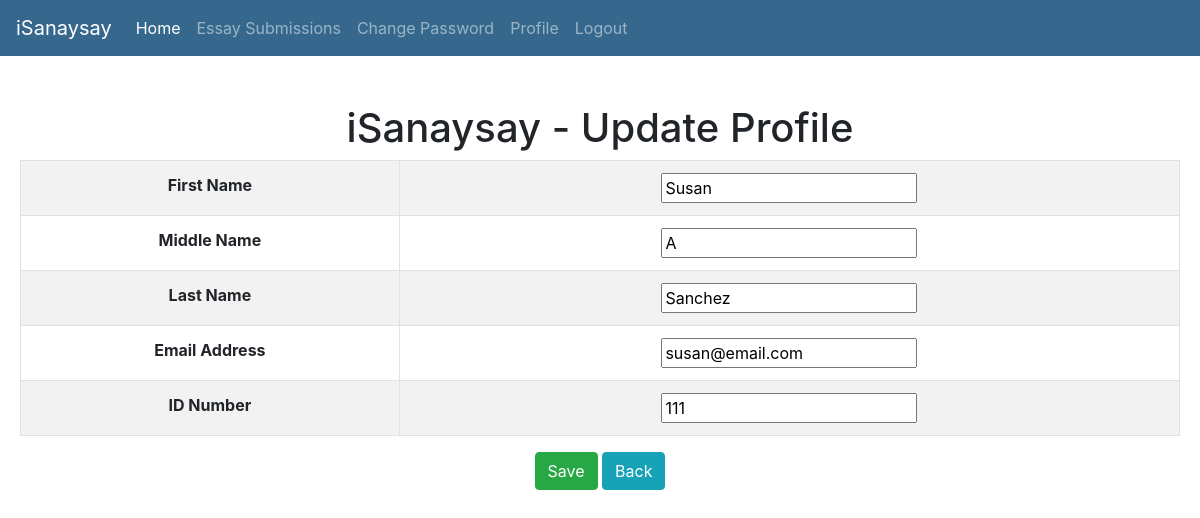
The app's page /isanaysay/update_profile/2 (signed in), older data.
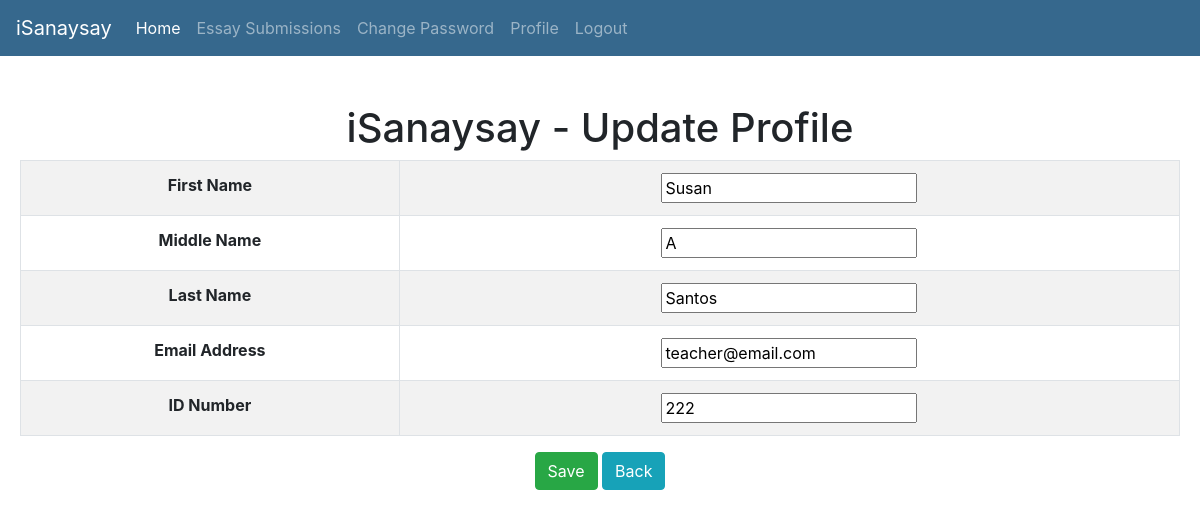
The same page, newer data.
### users/models.py (models this page shows)
class CustomUser(AbstractUser):
    pass
    isStudent_Choices = (
        ('S', 'Student'),
        ('T', 'Teacher'),
    )
    first_name = models.CharField(verbose_name="First Name", max_length=100, default="")
    middle_name = models.CharField(verbose_name="Middle Name", max_length=100, default="")
    last_name = models.CharField(verbose_name="Last Name", max_length=100, default="")
    email_address = models.CharField(verbose_name="Email Address", max_length=100, default="some@email.com")
    id_number = models.CharField(verbose_name="ID Number", max_length=50, default="")
    isStudent = models.CharField(max_length=1,choices=isStudent_Choices, default='S', verbose_name="Student or Teacher")
    def __str__(self):
        return self.first_name + " " + self.middle_name + " " + self.last_name

### users/views.py (the view)
# urls.py: url(r'^update_profile/(?P<user_id>\d+)$', update_profile, name='update-profile'),
def update_profile(request, user_id):
    template = "update_profile.html"
    user = CustomUser.objects.get(id=int(user_id))
    print(user)
    if request.method == "POST":
        form = CustomUserChangeForm(request.POST, instance=user)
        print(form.is_valid())
        if form.is_valid():
            form.save()
            context = {
                'update_profile_form': CustomUserChangeForm(instance=user),
            }
    else:
        context = {
            'update_profile_form': CustomUserChangeForm(instance=user),
        }
    return render(request, template, context)

### users/forms.py
class CustomUserChangeForm(UserChangeForm):
    class Meta:
        model = CustomUser
        fields = ('email', 'first_name', 'middle_name', 'last_name', 'id_number')

### templates/update_profile.html (shortened to what this page needs)
{% extends 'base.html' %}
{% block content %}
	<div id="parent"><div id="child"><br/><br/>
		<h1>iSanaysay - Update Profile</h1>
		<form role="form" action="" method="POST">
			<table class="table table-bordered table-striped">
				<tbody>
					<tr>
						<th>First Name</th>
						<th>{{ update_profile_form.first_name }}</th>
					</tr>
					<tr>
						<th>Middle Name</th>
						<th>{{ update_profile_form.middle_name }}</th>
					</tr>
					<tr>
						<th>Last Name</th>
						<th>{{ update_profile_form.last_name }}</th>
					</tr>
					<tr>
						<th>Email Address</th>
						<th>{{ update_profile_form.email }}</th>
					</tr>
					<tr>
						<th>ID Number</th>
						<th>{{ update_profile_form.id_number }}</th>
					</tr>
				</tbody>
			</table>
			<button type="submit" class="btn btn-success">Save</button>
			<a href="{% url 'home' %}" class="btn btn-info">Back</a>
		</form>
	</div></div>
{% endblock %}

Row changes from the older to the newer data that the page shows:
changed CustomUser "Susan": last_name "Sanchez" → "Santos"; email "susan@email.com" → "teacher@email.com"; id_number "111" → "222"
